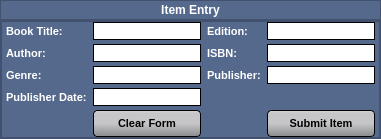
            <widget class="QWidget" name="add_item_pane">
             <property name="styleSheet">
              <string notr="true">background-color: #55698d;</string>
             </property>
             <layout class="QVBoxLayout" name="verticalLayout_9" stretch="0,1">
              <property name="spacing">
               <number>0</number>
              </property>
              <property name="leftMargin">
               <number>0</number>
              </property>
              <property name="topMargin">
               <number>0</number>
              </property>
              <property name="rightMargin">
               <number>0</number>
              </property>
              <property name="bottomMargin">
               <number>0</number>
              </property>
              <item>
               <widget class="QFrame" name="add_item_title_frame">
                <property name="frameShape">
                 <enum>QFrame::StyledPanel</enum>
                </property>
                <property name="frameShadow">
                 <enum>QFrame::Raised</enum>
                </property>
                <layout class="QHBoxLayout" name="horizontalLayout_6">
                 <property name="spacing">
                  <number>0</number>
                 </property>
                 <property name="leftMargin">
                  <number>2</number>
                 </property>
                 <property name="topMargin">
                  <number>2</number>
                 </property>
                 <property name="rightMargin">
                  <number>2</number>
                 </property>
                 <property name="bottomMargin">
                  <number>2</number>
                 </property>
                 <item>
                  <widget class="QLabel" name="add_item_title_label">
                   <property name="styleSheet">
                    <string notr="true">color: White;
font-family: &quot;SourceSansPro-Bold&quot;;
font-weight: 600;
background-color: none;
font-size: 12px;</string>
                   </property>
                   <property name="text">
                    <string>Item Entry</string>
                   </property>
                   <property name="alignment">
                    <set>Qt::AlignCenter</set>
                   </property>
                  </widget>
                 </item>
                </layout>
               </widget>
              </item>
              <item>
               <widget class="QFrame" name="add_item_background_frame">
                <property name="frameShape">
                 <enum>QFrame::StyledPanel</enum>
                </property>
                <property name="frameShadow">
                 <enum>QFrame::Raised</enum>
                </property>
                <layout class="QHBoxLayout" name="horizontalLayout_7">
                 <property name="spacing">
                  <number>0</number>
                 </property>
                 <property name="leftMargin">
                  <number>0</number>
                 </property>
                 <property name="topMargin">
                  <number>0</number>
                 </property>
                 <property name="rightMargin">
                  <number>0</number>
                 </property>
                 <property name="bottomMargin">
                  <number>0</number>
                 </property>
                 <item>
                  <widget class="QFrame" name="add_item_second_frame">
                   <property name="frameShape">
                    <enum>QFrame::StyledPanel</enum>
                   </property>
                   <property name="frameShadow">
                    <enum>QFrame::Raised</enum>
                   </property>
                   <layout class="QGridLayout" name="gridLayout_3">
                    <property name="leftMargin">
                     <number>4</number>
                    </property>
                    <property name="topMargin">
                     <number>0</number>
                    </property>
                    <property name="rightMargin">
                     <number>4</number>
                    </property>
                    <property name="bottomMargin">
                     <number>0</number>
                    </property>
                    <property name="horizontalSpacing">
                     <number>6</number>
                    </property>
                    <property name="verticalSpacing">
                     <number>4</number>
                    </property>
                    <item row="7" column="1">
                     <widget class="QPushButton" name="clear_results_button">
                      <property name="styleSheet">
                       <string notr="true">QPushButton#clear_results_button
{	

color: black;
	font-family: &quot;SourceSansPro-Bold&quot;;
	font-weight: 600;
	font-size: 11px;


	background-color: QLinearGradient( x1: 0, y1: 0, x2: 0, y2: 1, stop: 0 #d6d7d8, stop: 0.1 #c6c6c8, stop: 0.5 #c6c6c8, stop: 1 #b5b6b9, stop: 1 #8a8b8e);
	border-style: outset;
	border-width: 1px;
	border-color:black;
	padding: 6px;
	outline-offset: 4px;
	border-radius: 4px;
}

QPushButton:hover:!pressed#clear_results_button
{
	background-color: QLinearGradient( x1: 0, y1: 0, x2: 0, y2: 1, stop: 0 #d6d7d8, stop: 0.1 #c6c6c8, stop: 0.5 #c6c6c8, stop: 1 #b5b6b9, stop: 1 #575759);
	border-color: orange;
}
</string>
                      </property>
                      <property name="text">
                       <string>Clear Form</string>
                      </property>
                     </widget>
                    </item>
                    <item row="0" column="1">
                     <widget class="QLineEdit" name="book_title_input_box">
                      <property name="styleSheet">
                       <string notr="true">color: Black;
font-family: &quot;SourceSansPro-Bold&quot;;
font-weight: 600;
background-color: none;
font-size: 11px;
border-radius: none;
border-style: outset;
border-width: 1px;
border-color:black;</string>
                      </property>
                      <property name="text">
                       <string/>
                      </property>
                     </widget>
                    </item>
                    <item row="2" column="2">
                     <widget class="QLabel" name="publisher_title_label">
                      <property name="styleSheet">
                       <string notr="true">color: white;
font-family: &quot;SourceSansPro-Bold&quot;;
font-weight: 600;
background-color: none;
font-size: 11px;</string>
                      </property>
                      <property name="text">
                       <string>Publisher:</string>
                      </property>
                     </widget>
                    </item>
                    <item row="1" column="2">
                     <widget class="QLabel" name="isbn_title_label">
                      <property name="styleSheet">
                       <string notr="true">color: white;
font-family: &quot;SourceSansPro-Bold&quot;;
font-weight: 600;
background-color: none;
font-size: 11px;</string>
                      </property>
                      <property name="text">
                       <string>ISBN:</string>
                      </property>
                     </widget>
                    </item>
                    <item row="0" column="3">
                     <widget class="QLineEdit" name="edition_input_box">
                      <property name="styleSheet">
                       <string notr="true">color: Black;
font-family: &quot;SourceSansPro-Bold&quot;;
font-weight: 600;
background-color: none;
font-size: 11px;
border-radius: none;
border-style: outset;
border-width: 1px;
border-color:black;</string>
                      </property>
                     </widget>
                    </item>
                    <item row="0" column="2">
                     <widget class="QLabel" name="edition_title_label">
                      <property name="styleSheet">
                       <string notr="true">color: white;
font-family: &quot;SourceSansPro-Bold&quot;;
font-weight: 600;
background-color: none;
font-size: 11px;</string>
                      </property>
                      <property name="text">
                       <string>Edition:</string>
                      </property>
                     </widget>
                    </item>
                    <item row="1" column="3">
                     <widget class="QLineEdit" name="isbn_input_box">
                      <property name="styleSheet">
                       <string notr="true">color: Black;
font-family: &quot;SourceSansPro-Bold&quot;;
font-weight: 600;
background-color: none;
font-size: 11px;
border-radius: none;
border-style: outset;
border-width: 1px;
border-color:black;</string>
                      </property>
                      <property name="inputMask">
                       <string/>
                      </property>
                     </widget>
                    </item>
                    <item row="2" column="3">
                     <widget class="QLineEdit" name="publisher_input_box">
                      <property name="styleSheet">
                       <string notr="true">color: Black;
font-family: &quot;SourceSansPro-Bold&quot;;
font-weight: 600;
background-color: none;
font-size: 11px;
border-radius: none;
border-style: outset;
border-width: 1px;
border-color:black;</string>
                      </property>
                     </widget>
                    </item>
                    <item row="0" column="0">
                     <widget class="QLabel" name="book_title_label">
                      <property name="styleSheet">
                       <string notr="true">color: white;
font-family: &quot;SourceSansPro-Bold&quot;;
font-weight: 600;
background-color: none;
font-size: 11px;</string>
                      </property>
                      <property name="text">
                       <string>Book Title:</string>
                      </property>
                      <property name="alignment">
                       <set>Qt::AlignLeading|Qt::AlignLeft|Qt::AlignVCenter</set>
                      </property>
                     </widget>
                    </item>
                    <item row="1" column="1">
                     <widget class="QLineEdit" name="author_input_box">
                      <property name="styleSheet">
                       <string notr="true">color: Black;
font-family: &quot;SourceSansPro-Bold&quot;;
font-weight: 600;
background-color: none;
font-size: 11px;
border-radius: none;
border-style: outset;
border-width: 1px;
border-color:black;</string>
                      </property>
                     </widget>
                    </item>
                    <item row="1" column="0">
                     <widget class="QLabel" name="author_title_label">
                      <property name="styleSheet">
                       <string notr="true">color: white;
font-family: &quot;SourceSansPro-Bold&quot;;
font-weight: 600;
background-color: none;
font-size: 11px;</string>
                      </property>
                      <property name="text">
                       <string>Author:</string>
                      </property>
                      <property name="alignment">
                       <set>Qt::AlignLeading|Qt::AlignLeft|Qt::AlignVCenter</set>
                      </property>
                     </widget>
                    </item>
                    <item row="2" column="0">
                     <widget class="QLabel" name="genre_title_label">
                      <property name="styleSheet">
                       <string notr="true">color: white;
font-family: &quot;SourceSansPro-Bold&quot;;
font-weight: 600;
background-color: none;
font-size: 11px;</string>
                      </property>
                      <property name="text">
                       <string>Genre:</string>
                      </property>
                     </widget>
                    </item>
                    <item row="3" column="0">
                     <widget class="QLabel" name="publisher_date_title_label">
                      <property name="styleSheet">
                       <string notr="true">color: white;
font-family: &quot;SourceSansPro-Bold&quot;;
font-weight: 600;
background-color: none;
font-size: 11px;</string>
                      </property>
                      <property name="text">
                       <string>Publisher Date:</string>
                      </property>
                     </widget>
                    </item>
                    <item row="2" column="1">
                     <widget class="QLineEdit" name="genre_input_box">
                      <property name="styleSheet">
                       <string notr="true">color: Black;
font-family: &quot;SourceSansPro-Bold&quot;;
font-weight: 600;
background-color: none;
font-size: 11px;
border-radius: none;
border-style: outset;
border-width: 1px;
border-color:black;</string>
                      </property>
                     </widget>
                    </item>
                    <item row="3" column="1">
                     <widget class="QLineEdit" name="publisher_date_input_box">
                      <property name="styleSheet">
                       <string notr="true">color: Black;
font-family: &quot;SourceSansPro-Bold&quot;;
font-weight: 600;
background-color: none;
font-size: 11px;
border-radius: none;
border-style: outset;
border-width: 1px;
border-color:black;</string>
                      </property>
                     </widget>
                    </item>
                    <item row="7" column="3">
                     <widget class="QPushButton" name="submit_items_button">
                      <property name="styleSheet">
                       <string notr="true">QPushButton#submit_items_button
{	

color: black;
	font-family: &quot;SourceSansPro-Bold&quot;;
	font-weight: 600;
	font-size: 11px;


	background-color: QLinearGradient( x1: 0, y1: 0, x2: 0, y2: 1, stop: 0 #d6d7d8, stop: 0.1 #c6c6c8, stop: 0.5 #c6c6c8, stop: 1 #b5b6b9, stop: 1 #8a8b8e);
	border-style: outset;
	border-width: 1px;
	border-color:black;
	padding: 6px;
	outline-offset: 4px;
	border-radius: 4px;
}

QPushButton:hover:!pressed#submit_items_button
{
	background-color: QLinearGradient( x1: 0, y1: 0, x2: 0, y2: 1, stop: 0 #d6d7d8, stop: 0.1 #c6c6c8, stop: 0.5 #c6c6c8, stop: 1 #b5b6b9, stop: 1 #575759);
	border-color: orange;
}
</string>
                      </property>
                      <property name="text">
                       <string>Submit Item</string>
                      </property>
                     </widget>
                    </item>
                   </layout>
                  </widget>
                 </item>
                </layout>
               </widget>
              </item>
             </layout>
            </widget>
